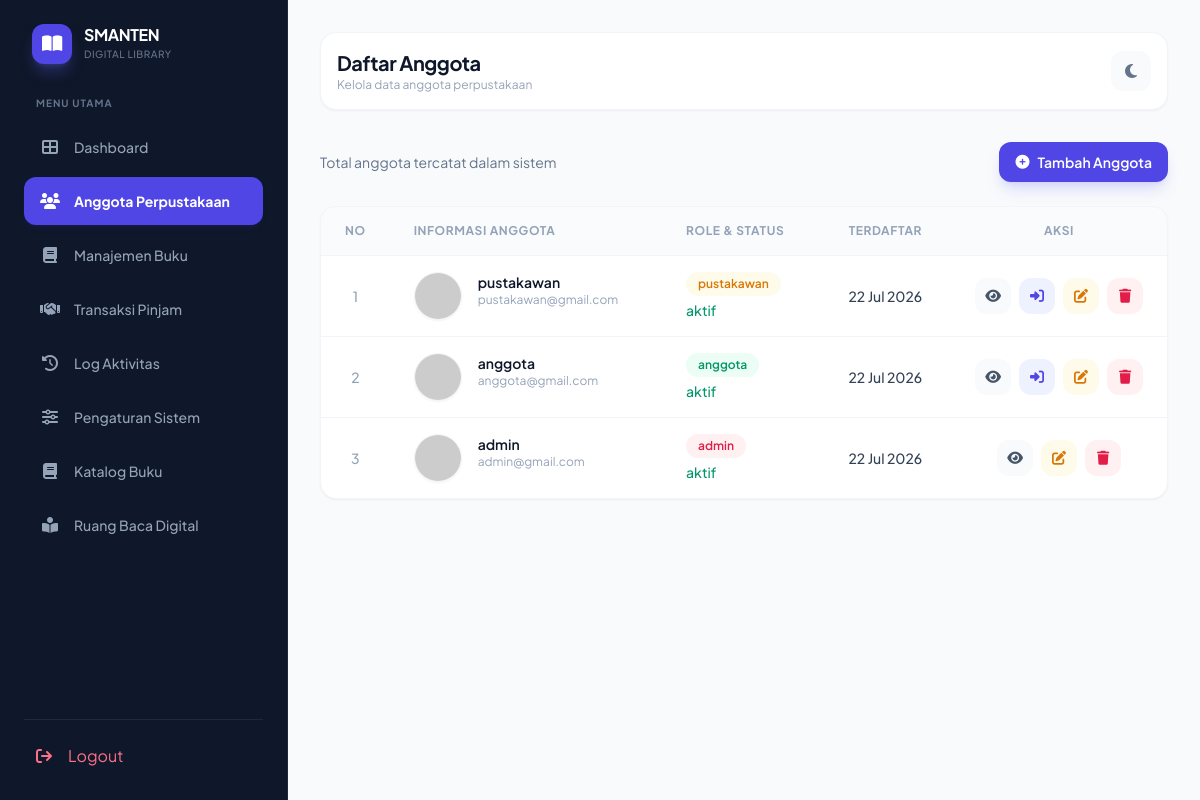
The app's page /anggota.php (signed in) with its own data.
### tables this page shows
CREATE TABLE `pengguna` (
  `id_pengguna` int(11) NOT NULL,
  `no_anggota` varchar(25) DEFAULT NULL,
  `foto` varchar(255) DEFAULT NULL,
  `nama` varchar(100) NOT NULL,
  `email` varchar(100) NOT NULL,
  `password` varchar(100) NOT NULL,
  `role` enum('admin','anggota','pustakawan','') NOT NULL,
  `status` enum('aktif','nonaktif','','') NOT NULL,
  `created_at` timestamp NOT NULL DEFAULT current_timestamp() ON UPDATE current_timestamp()
);

### anggota.php (the view, shortened to what this page needs)
<?php
include 'koneksi.php';
$user = $_SESSION['user'];
$role = $user['role'] ?? 'anggota';
?>
<!DOCTYPE html>
<html lang="id">
<head>
	<script src="https://cdn.tailwindcss.com"></script>
	<link rel="stylesheet" href="https://cdnjs.cloudflare.com/ajax/libs/font-awesome/6.5.0/css/all.min.css">
</head>
<body class="bg-slate-50 dark:bg-darkBlue text-slate-800 dark:text-slate-100 min-h-screen transition-colors duration-300">
	<div class="flex min-h-screen relative overflow-x-hidden">
		<aside id="sidebar" class="fixed md:sticky top-0 left-0 z-40 w-72 h-screen bg-slate-900 dark:bg-white border-r border-slate-800 dark:border-slate-200 p-6 flex flex-col justify-between transition-transform duration-300 sidebar-hidden md:transform-none text-slate-300 dark:text-slate-600 transition-colors duration-300">
			<div>
				<div class="flex items-center gap-3 mb-8 px-2">
					<div class="w-10 h-10 rounded-xl bg-brand flex items-center justify-center text-white shadow-lg shadow-indigo-500/30">
						<i class="fa fa-book-open text-lg"></i>
					</div>
					<div>
						<h1 class="font-bold text-base tracking-tight leading-none mb-1 text-white dark:text-slate-900">SMANTEN</h1>
						<p class="text-[10px] text-slate-500 dark:text-slate-400 font-medium uppercase tracking-wider">Digital Library</p>
					</div>
				</div>
                <nav class="space-y-1.5">
                    <p class="px-3 text-[10px] font-bold text-slate-500 dark:text-slate-400 uppercase tracking-widest mb-3">Menu Utama</p>
                    <a href="dashboard.php" class="flex items-center gap-3.5 px-4 py-3 rounded-xl text-sm font-medium text-slate-400 dark:text-slate-500 hover:bg-slate-800/60 dark:hover:bg-slate-100 hover:text-white dark:hover:text-brand transition-all">
                        <i class="fa fa-th-large text-base w-5 text-center"></i> Dashboard
                    </a>
                    <?php if ($role == 'admin' || $role == 'pustakawan'): ?>
                        <a href="anggota.php" class="flex items-center gap-3.5 px-4 py-3 rounded-xl text-sm font-bold bg-brand text-white transition-all shadow-md shadow-indigo-600/10">
                            <i class="fa fa-users text-base w-5 text-center"></i> Anggota Perpustakaan
                        </a>
                        <a href="buku.php" class="flex items-center gap-3.5 px-4 py-3 rounded-xl text-sm font-medium text-slate-400 dark:text-slate-500 hover:bg-slate-800/60 dark:hover:bg-slate-100 hover:text-white dark:hover:text-brand transition-all">
                            <i class="fa fa-book text-base w-5 text-center"></i> Manajemen Buku
                        </a>
                        <a href="pinjam.php" class="flex items-center gap-3.5 px-4 py-3 rounded-xl text-sm font-medium text-slate-400 dark:text-slate-500 hover:bg-slate-800/60 dark:hover:bg-slate-100 hover:text-white dark:hover:text-brand transition-all">
                            <i class="fa fa-handshake text-base w-5 text-center"></i> Transaksi Pinjam
                        </a>
                        <a href="log.php" class="flex items-center gap-3.5 px-4 py-3 rounded-xl text-sm font-medium text-slate-400 dark:text-slate-500 hover:bg-slate-800/60 dark:hover:bg-slate-100 hover:text-white dark:hover:text-brand transition-all">
                            <i class="fa fa-history text-base w-5 text-center"></i> Log Aktivitas
                        </a>
                        <?php if ($role == 'admin'): ?>
                        <a href="pengaturan.php" class="flex items-center gap-3.5 px-4 py-3 rounded-xl text-sm font-medium text-slate-400 dark:text-slate-500 hover:bg-slate-800/60 dark:hover:bg-slate-100 hover:text-white dark:hover:text-brand transition-all">
                            <i class="fa fa-sliders text-base w-5 text-center"></i> Pengaturan Sistem
                        </a>
                        <a href="daftar_buku.php" class="flex items-center gap-3.5 px-4 py-3 rounded-xl text-sm font-medium text-slate-400 dark:text-slate-500 hover:bg-slate-800/60 dark:hover:bg-slate-100 hover:text-white dark:hover:text-brand transition-all">
                            <i class="fa fa-book text-base w-5 text-center"></i> Katalog Buku
                        </a>
                        <a href="buku_pinjam.php" class="flex items-center gap-3.5 px-4 py-3 rounded-xl text-sm font-medium text-slate-400 dark:text-slate-500 hover:bg-slate-800/60 dark:hover:bg-slate-100 hover:text-white dark:hover:text-brand transition-all">
                            <i class="fa fa-book-reader text-base w-5 text-center"></i> Ruang Baca Digital
                        </a>
                        <?php endif; ?>
                    <?php endif; ?>
                </nav>
            </div>
            <div class="border-t border-slate-800 dark:border-slate-200 pt-4">
                <a href="logout.php" class="flex items-center gap-3 px-3 py-2 text-rose-400 dark:text-rose-600 hover:bg-rose-500/10 dark:hover:bg-rose-50 rounded-xl transition-all">
                    <i class="fa fa-sign-out w-5"></i> Logout
                </a>
            </div>
		</aside>
		<main class="flex-1 p-4 md:p-8 min-w-0">
			<header class="flex items-center justify-between mb-8 bg-white dark:bg-darkCard p-4 rounded-2xl border border-slate-100 dark:border-slate-800/60 shadow-sm transition-colors duration-300">
				<div class="flex items-center gap-4">
					<div>
						<h2 class="text-xl font-bold tracking-tight text-slate-900 dark:text-white">Daftar Anggota</h2>
						<p class="text-xs text-slate-400 hidden sm:block">Kelola data anggota perpustakaan</p>
					</div>
				</div>
				<div class="flex items-center gap-3">
					<button onclick="toggleDarkMode()" class="w-10 h-10 rounded-xl bg-slate-50 dark:bg-slate-800 hover:bg-slate-100 dark:hover:bg-slate-700/50 flex items-center justify-center text-slate-500 dark:text-slate-400 transition-all">
						<i id="theme-icon" class="fa fa-moon text-base"></i>
					</button>
				</div>
			</header>
			<div class="flex flex-col sm:flex-row sm:items-center justify-between gap-4 mb-6">
				<div>
					<p class="text-sm text-slate-500 dark:text-slate-400">Total anggota tercatat dalam sistem</p>
				</div>
				<div class="flex items-center gap-3">
					<?php if ($role == 'admin' || $role == 'pustakawan'): ?>
						<a href="tambah_anggota.php" class="inline-flex items-center gap-2 bg-brand hover:bg-indigo-700 text-white text-sm font-semibold px-4 py-2.5 rounded-xl shadow-lg shadow-indigo-500/20 transition-all">
							<i class="fa fa-plus-circle"></i> Tambah Anggota
						</a>
					<?php endif; ?>
				</div>
			</div>
			<div class="bg-white dark:bg-darkCard rounded-2xl border border-slate-100 dark:border-slate-800 shadow-sm overflow-hidden transition-colors duration-300">
				<div class="overflow-x-auto">
					<table class="w-full text-left border-collapse">
						<thead>
							<tr class="bg-slate-50/70 dark:bg-slate-800/50 border-b border-slate-100 dark:border-slate-800 text-xs font-bold uppercase tracking-wider text-slate-400 dark:text-slate-400">
								<th class="py-4 px-6 w-16 text-center">No</th>
								<th class="py-4 px-6">Informasi Anggota</th>
								<th class="py-4 px-6 hidden md:table-cell">Role & Status</th>
								<th class="py-4 px-6 text-center">Terdaftar</th>
								<th class="py-4 px-6 text-center w-40">Aksi</th>
							</tr>
						</thead>
						<tbody class="divide-y divide-slate-100 dark:divide-slate-800 text-sm">
							<?php
							$no = 1;
							if ($role === 'pustakawan') {
								$query = mysqli_query($conn, "SELECT * FROM pengguna WHERE role = 'anggota' ORDER BY id_pengguna DESC");
							} else {
								$query = mysqli_query($conn, "SELECT * FROM pengguna ORDER BY id_pengguna DESC");
							}
							while ($row = mysqli_fetch_assoc($query)) {
								$foto_path = 'img/foto/' . $row['foto'];
								if (!empty($row['foto']) && file_exists($foto_path)) {
									$avatar = $foto_path;
								} else {
									$avatar = 'https://ui-avatars.com/api/?name=' . urlencode($row['nama']) . '&background=4F46E5&color=fff&size=256';
								}
								$badge_role = 'text-emerald-600 bg-emerald-50 border-emerald-100 dark:bg-emerald-500/10 dark:border-emerald-500/20';
								if($row['role'] == 'admin') $badge_role = 'text-rose-600 bg-rose-50 border-rose-100 dark:bg-rose-900/20 dark:border-rose-500/20';
								if($row['role'] == 'pustakawan') $badge_role = 'text-amber-600 bg-amber-50 border-amber-100 dark:bg-amber-900/20 dark:border-amber-500/20';
							?>
							<tr class="hover:bg-slate-50/50 dark:hover:bg-slate-800/30 transition-colors">
								<td class="py-4 px-6 font-medium text-slate-400 text-center"><?php echo $no++; ?></td>
								<td class="py-4 px-6">
									<div class="flex items-start gap-4">
										<img src="<?php echo $avatar; ?>" alt="Avatar" class="w-12 h-12 object-cover rounded-full shadow-sm border border-slate-100 dark:border-slate-800 flex-shrink-0">
										<div class="min-w-0">
											<h4 class="font-semibold text-slate-900 dark:text-white truncate max-w-[220px] sm:max-w-xs" title="<?php echo htmlspecialchars($row['nama']); ?>">
												<?php echo htmlspecialchars($row['nama']); ?>
											</h4>
											<p class="text-xs text-slate-400 truncate"><?php echo htmlspecialchars($row['email']); ?></p>
										</div>
									</div>
								</td>
								<td class="py-4 px-6 hidden md:table-cell">
									<div class="flex flex-col gap-1">
										<span class="inline-block px-3 py-1 text-xs font-semibold <?php echo $badge_role; ?> rounded-full w-max"><?php echo htmlspecialchars($row['role']); ?></span>
										<span class="text-sm <?php echo ($row['status']=='aktif') ? 'text-emerald-600' : 'text-rose-600'; ?> font-medium"><?php echo htmlspecialchars($row['status']); ?></span>
									</div>
								</td>
								<td class="py-4 px-6 text-center">
									<div class="text-sm text-slate-700 dark:text-slate-300 font-medium">
										<?php echo date('d M Y', strtotime($row['created_at'] ?? '1970-01-01')); ?>
									</div>
								</td>
								<td class="py-4 px-6">
									<div class="flex items-center justify-center gap-2">
										<a href="view_anggota.php?id=<?php echo $row['id_pengguna']; ?>" class="w-9 h-9 rounded-xl bg-slate-50 dark:bg-slate-800 hover:bg-slate-100 dark:hover:bg-slate-700 text-slate-600 dark:text-slate-300 flex items-center justify-center transition-all" title="Lihat Detail">
											<i class="fa fa-eye text-sm"></i>
										</a>
										<?php if ($role == 'admin' && $row['id_pengguna'] != $user['id_pengguna']): ?>
											<a href="impersonate.php?id=<?php echo $row['id_pengguna']; ?>" class="w-9 h-9 rounded-xl bg-indigo-50 dark:bg-indigo-950/30 hover:bg-indigo-100 dark:hover:bg-indigo-900/40 text-indigo-600 dark:text-indigo-400 flex items-center justify-center transition-all" title="Masuk sebagai akun ini" onclick="return confirm('Masuk sebagai akun <?php echo htmlspecialchars(addslashes($row['nama'])); ?>?');">
												<i class="fa fa-right-to-bracket text-sm"></i>
											</a>
										<?php endif; ?>
										<?php if ($role == 'admin' || $role == 'pustakawan'): ?>
											<a href="edit_anggota.php?id=<?php echo $row['id_pengguna']; ?>" class="w-9 h-9 rounded-xl bg-amber-50 dark:bg-amber-950/30 hover:bg-amber-100 dark:hover:bg-amber-900/40 text-amber-600 dark:text-amber-400 flex items-center justify-center transition-all" title="Edit Data">
												<i class="fa fa-edit text-sm"></i>
											</a>
											<a href="hapus_anggota.php?id=<?php echo $row['id_pengguna']; ?>" onclick="return confirm('Apakah Anda yakin ingin menghapus anggota ini?')" class="w-9 h-9 rounded-xl bg-rose-50 dark:bg-rose-950/30 hover:bg-rose-100 dark:hover:bg-rose-900/40 text-rose-600 dark:text-rose-400 flex items-center justify-center transition-all" title="Hapus Anggota">
												<i class="fa fa-trash text-sm"></i>
											</a>
										<?php endif; ?>
									</div>
								</td>
							</tr>
							<?php } ?>
						</tbody>
					</table>
				</div>
			</div>
		</main>
	</div>
</body>
</html>

### records on screen
pengguna: nama "pustakawan", email "pustakawan@gmail.com", role "pustakawan", status "aktif", created_at "22 Jul 2026"
pengguna: nama "anggota", email "anggota@gmail.com", role "anggota", status "aktif", created_at "22 Jul 2026"
pengguna: nama "admin", email "admin@gmail.com", role "admin", status "aktif", created_at "22 Jul 2026"
